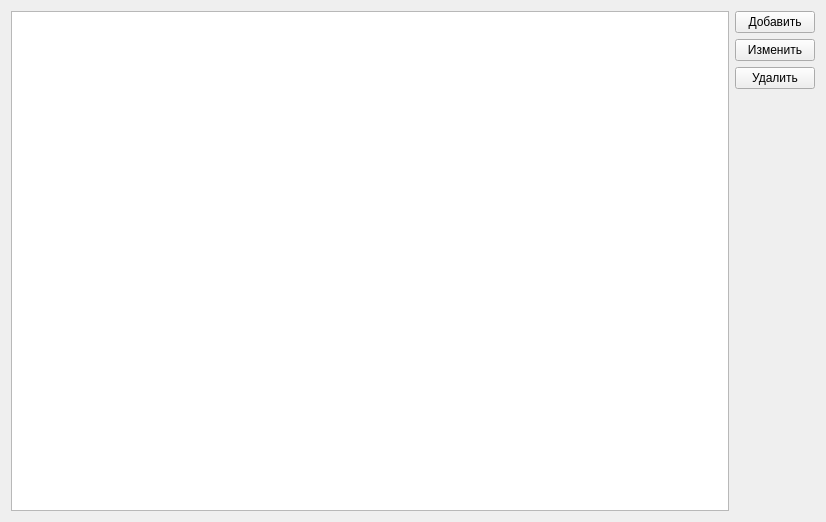
<?xml version="1.0" encoding="UTF-8"?>
<ui version="4.0">
 <class>ExtraServicesWidget</class>
 <widget class="QWidget" name="ExtraServicesWidget">
  <property name="geometry">
   <rect>
    <x>0</x>
    <y>0</y>
    <width>826</width>
    <height>522</height>
   </rect>
  </property>
  <property name="windowTitle">
   <string>Form</string>
  </property>
  <layout class="QHBoxLayout" name="horizontalLayout">
   <item>
    <widget class="QTableView" name="tableView"/>
   </item>
   <item>
    <layout class="QVBoxLayout" name="verticalLayout">
     <item>
      <widget class="QPushButton" name="pushButton_3">
       <property name="text">
        <string>Добавить</string>
       </property>
      </widget>
     </item>
     <item>
      <widget class="QPushButton" name="pushButton_2">
       <property name="text">
        <string>Изменить</string>
       </property>
      </widget>
     </item>
     <item>
      <widget class="QPushButton" name="pushButton">
       <property name="text">
        <string>Удалить</string>
       </property>
      </widget>
     </item>
     <item>
      <spacer name="verticalSpacer">
       <property name="orientation">
        <enum>Qt::Vertical</enum>
       </property>
       <property name="sizeHint" stdset="0">
        <size>
         <width>20</width>
         <height>40</height>
        </size>
       </property>
      </spacer>
     </item>
    </layout>
   </item>
  </layout>
 </widget>
 <resources/>
 <connections/>
</ui>
